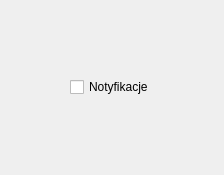
<?xml version="1.0" encoding="UTF-8"?>
<ui version="4.0">
 <class>OptionsClass</class>
 <widget class="QDialog" name="OptionsClass">
  <property name="geometry">
   <rect>
    <x>0</x>
    <y>0</y>
    <width>224</width>
    <height>175</height>
   </rect>
  </property>
  <property name="windowTitle">
   <string>Options</string>
  </property>
  <layout class="QHBoxLayout" name="horizontalLayout">
   <item>
    <layout class="QVBoxLayout" name="verticalLayout">
     <item>
      <layout class="QHBoxLayout" name="opcje">
       <item>
        <widget class="QCheckBox" name="notyfikacje">
         <property name="text">
          <string>Notyfikacje</string>
         </property>
        </widget>
       </item>
      </layout>
     </item>
     <item>
      <layout class="QHBoxLayout" name="buttons"/>
     </item>
    </layout>
   </item>
  </layout>
 </widget>
 <layoutdefault spacing="6" margin="11"/>
 <resources/>
 <connections/>
</ui>
